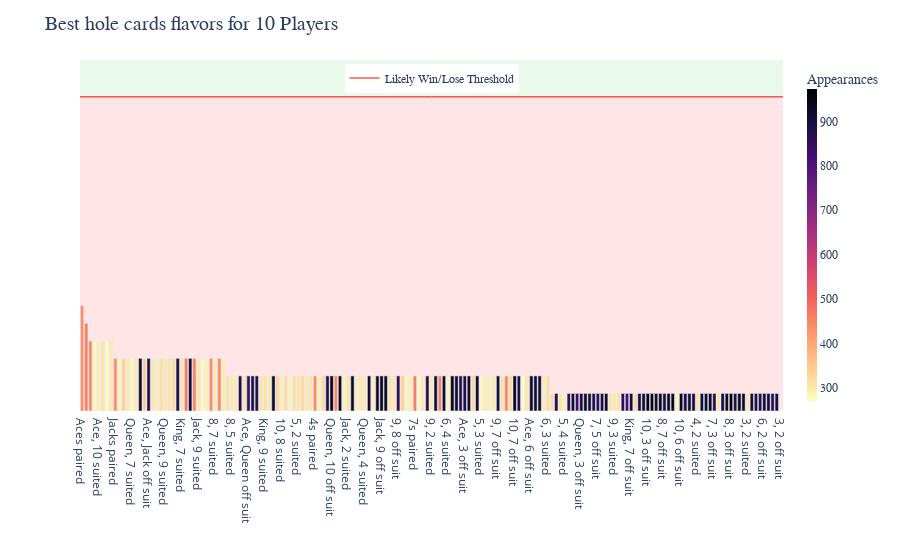

The notebook cell this image was saved under:
### Code cell
import importlib
import src.plot_data

importlib.reload(src.plot_data)

from src.plot_data import plot_data


plot_data(show_plot=True, n_players_to_plot=10)

### Figure 1 — Plotly figure (JSON) as saved in the notebook; plotly's stock layout.template omitted (floating-point values rounded to 4 significant figures; data arrays with more than 128 entries replaced by an {"elided": "..."} marker saying what was removed)
{"data": [{"alignmentgroup": "True", "customdata": {"elided": "169x1 float values"}, "hovertemplate": "hole cards flavor=%{x}<br>win ratio rounded down to nearest 5%=%{y:.0%}<br>win ratio=%{customdata[0]:.2%}<br>appearances=%{marker.color}<extra></extra>", "legendgroup": "", "marker": {"color": {"elided": "169 int values"}, "coloraxis": "coloraxis", "pattern": {"shape": ""}}, "name": "", "offsetgroup": "", "orientation": "v", "showlegend": false, "textposition": "auto", "type": "bar", "x": {"elided": "169 str values"}, "xaxis": "x", "y": {"elided": "169 float values"}, "yaxis": "y"}, {"line": {"color": "red", "width": 1}, "mode": "lines", "name": "Likely Win/Lose Threshold", "showlegend": true, "type": "scatter", "x": [null], "y": [null]}], "layout": {"barmode": "relative", "coloraxis": {"colorbar": {"thickness": 10, "tickfont": {"family": "monospace", "size": 12}, "title": {"font": {"family": "serif", "size": 14}, "text": "Appearances"}}, "colorscale": [[0, "#fcfdbf"], [0.1111, "#feca8d"], [0.2222, "#fd9668"], [0.3333, "#f1605d"], [0.4444, "#cd4071"], [0.5556, "#9e2f7f"], [0.6667, "#721f81"], [0.7778, "#440f76"], [0.8889, "#180f3d"], [1, "#000004"]]}, "legend": {"font": {"family": "serif", "size": 12}, "tracegroupgap": 0, "x": 0.5, "xanchor": "center", "y": 0.99, "yanchor": "top"}, "margin": {"t": 60}, "plot_bgcolor": "white", "shapes": [{"line": {"color": "red", "width": 1}, "type": "line", "x0": 0, "x1": 1, "xref": "paper", "y0": 0.895, "y1": 0.895, "yref": "y"}, {"fillcolor": "limegreen", "layer": "below", "line": {"width": 0}, "opacity": 0.1, "type": "rect", "x0": 0, "x1": 1, "xref": "paper", "y0": 0.895, "y1": 1, "yref": "y"}, {"fillcolor": "red", "layer": "below", "line": {"width": 0}, "opacity": 0.1, "type": "rect", "x0": 0, "x1": 1, "xref": "paper", "y0": 0, "y1": 0.895, "yref": "y"}], "title": {"font": {"family": "serif", "size": 20}, "text": "Best hole cards flavors for 10 Players"}, "xaxis": {"anchor": "y", "domain": [0, 1], "showgrid": false, "title": {"text": ""}}, "yaxis": {"anchor": "x", "domain": [0, 1], "range": [0, 1], "showgrid": false, "showticklabels": false, "title": {"text": ""}}}}
